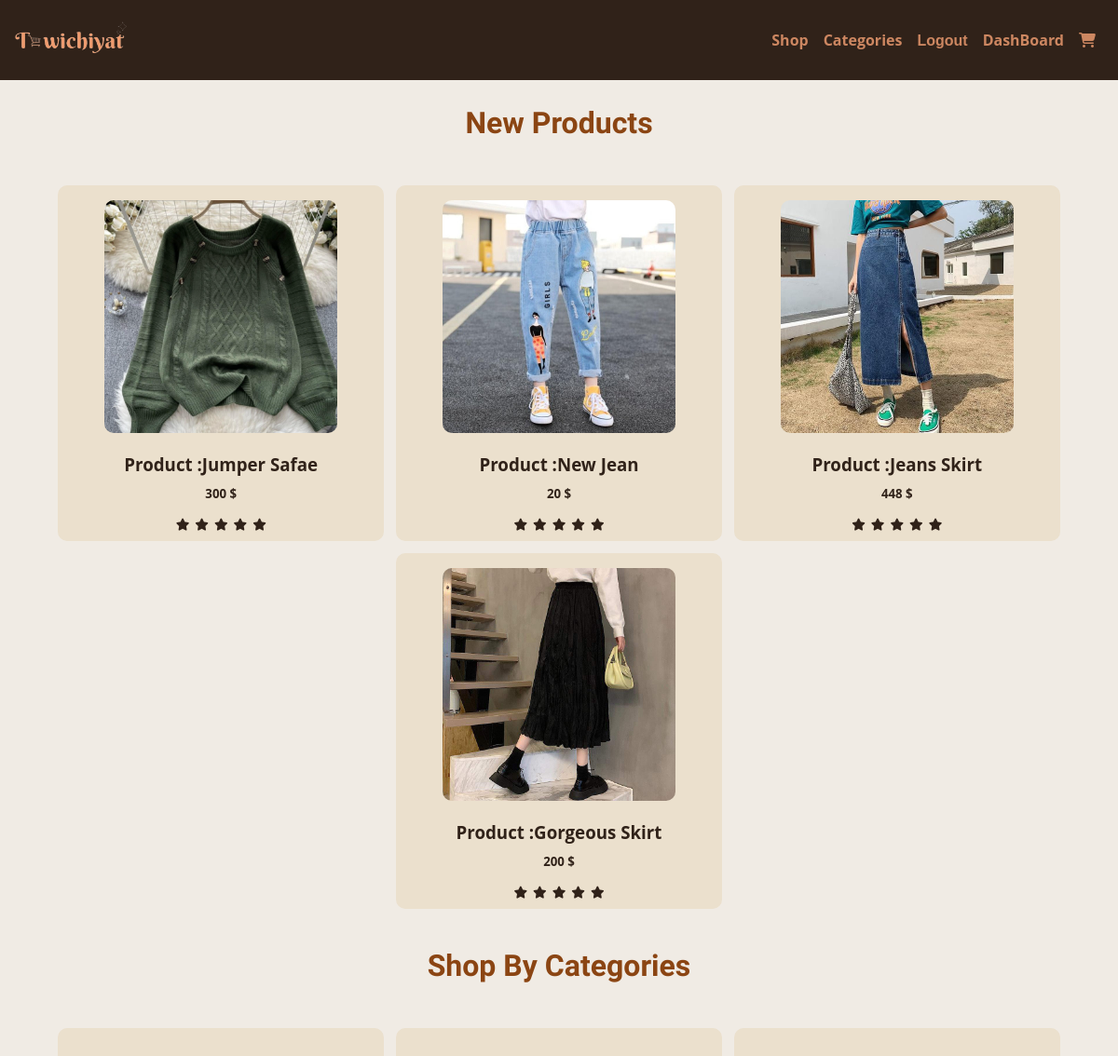
The app's page /Store/home/ (signed in, upper part), older data.
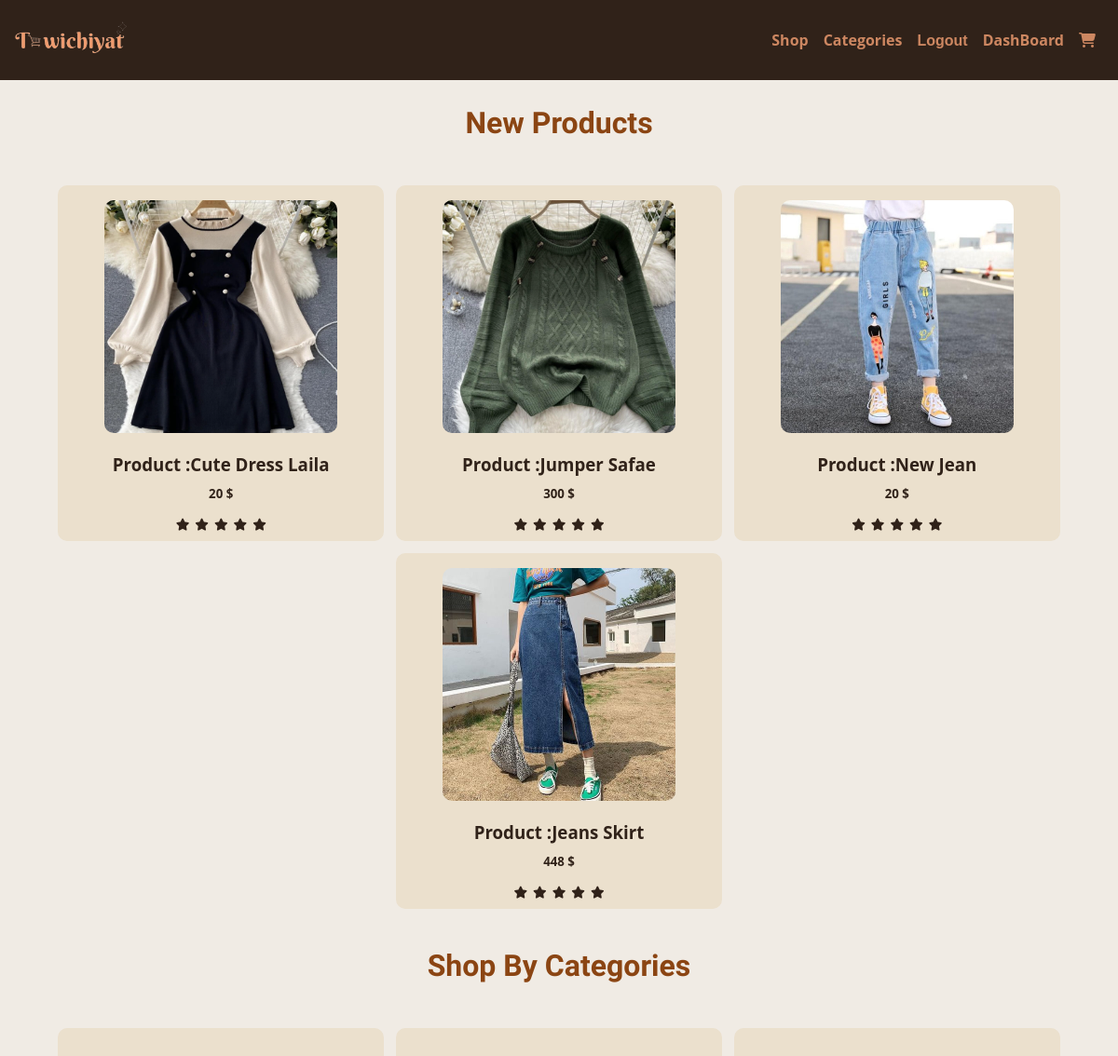
The same page, newer data.
### userP/models.py (models this page shows, shortened)
class Profile(models.Model):
    Women = 'Women'
    Men = 'Men'
    GENDER_CHOICES = (
        (Women, 'Women'),
        (Men, 'Men')
    )
    user = models.OneToOneField(User, related_name='userprofile', on_delete=models.CASCADE)
    is_vendor = models.BooleanField(default=False)
    address = models.CharField(max_length=150)
    phone_nbr = models.CharField(max_length=30)
    gender = models.CharField(max_length=50, choices=GENDER_CHOICES, default=Women)
    slugU =  models.SlugField(max_length=50,default=None)

### vendor_dashboard/models.py (models this page shows, shortened)
class Product(models.Model):
    name = models.CharField(max_length=25,default='Anonymous Product')
    type_p = models.CharField(max_length=25)
    price = models.IntegerField()
    size = models.CharField(max_length=4)
    color = models.CharField(max_length=25)
    description = models.TextField(max_length=400)
    image = models.ImageField(default='default.png', blank=True)
    date = models.DateTimeField(default=datetime.datetime.now, editable=False)
    quantity = models.IntegerField(default=1)
    author = models.ForeignKey(User , null=True, on_delete=models.CASCADE)
    status = models.CharField(max_length=14 , default="Available")

### Store/views.py (the view)
def shop_now(request):
    current_user = request.user
    if current_user.is_anonymous :
       products = Product.objects.all().order_by('date')
    else :
       products = Product.objects.all().order_by('date').exclude(author=current_user)
    latest_products=[]
    if len(products)>=5:
        for i in range(len(products)-1,0,-1):
            if len(latest_products)<4:
                latest_products.append(products[i])
            else:
                break
    collections = Collection.objects.all()
    return render(request,'Store/home.html',{'collections':collections,'products':latest_products})

### Store/context_processors.py (called while the page is built)
def collectionslist(request):
    return {'collectionslist':Collection.objects.filter()}

### Store/models.py (called while the page is built)
    def __str__(self):
        return self.name

### userP/context_processors.py (called while the page is built)
def profiles(request):
    return {'profiles':Profile.objects.all()}

### Store/templates/Store/home.html (shortened to what this page needs)
{% extends 'base_layout.html' %}
{%load static %}
{% block content %}
		<h2 class="shop-titles">New Products</h2>
		<section class="new-products-list">
			{% for product in products %}
				<a class="product" onclick="showProductModal('{{ product.name }}', '{{ product.price }}', '{{ product.image.url }}','{{ product.quantity }}','{{ product.description }}','{{ product.size }}','{{ product.id }}')">
						<img src="{{ product.image.url }}"  alt="product image ">
						<h3>Product :{{ product.name}}</h3>
						<h5>{{ product.price}} $</h5>
						<ul class="list-review">
							<li><i class="fa fa-star checkes"></i></li>
							<li><i class="fa fa-star checkes"></i></li>
							<li><i class="fa fa-star checkes"></i></li>
							<li><i class="fa fa-star "></i></li>
							<li><i class="fa fa-star "></i></li>
						</ul>
				</a>
			{% endfor %}
		</section>
		<h2 class="shop-titles">Shop By Categories</h2>
		<section class="categories-container-list">
			{% for collection in collections %}
			<div class="categorie">
					<a class="row1" href="{% url 'Store:product_category' category_id=collection.id %}">
				  	</a>
			</div>
			{% endfor %}
		</section>
{% endblock  %}

### templates/base_layout.html (shortened to what this page needs)
{% load static%}
<!DOCTYPE html>
<html lang="en">
<head>
    <link rel="stylesheet" href="{% static 'styles.css'%}">
</head>
<body>
    <header class="header">
        <div class="logo-container">
          <a href="{% url 'home'%}"> <img src="{% static 'logo.png' %}" alt="logoImg"></a>
        </div>
        <nav class="nav-bar">
            <ul>
                <li class="nav-elt"><a href="{% url 'Store:shopnow' %}"><span class="hidden"> </span><span class="text-hidden">Shop</span></a></li>
                <li class="nav-elt" id="categoriesnav">
                    <a href="#"><span class="hidden"></span><span class="text-hidden">Categories</span></a>
                </li>
                {% if user.is_authenticated %}
                    <form action="{% url 'userP:logout' %}" class="logout-link" method="POST">
                        <button type="submit" class="nav-elt"><span class="hidden"></span><span class="text-hidden">Logout</span></button>
                    </form>
                    {% for p in profiles %}
                         {% if p.user == user %}
                            {% if p.is_vendor %}
                                <li class="nav-elt"><a href="{% url 'vendor_dashboard:dashboard'%}"><span class="hidden"></span><span class="text-hidden">DashBoard</span></a></li>
                            {% else %}
                                <li class="nav-elt"><a href=""><span class="hidden"><i class="fa-sharp fa-regular fa-heart" style="color: #CD8761;"></i></span><span class="text-hidden">WatchList</span></a></li>
                            {% endif %}
                        {% endif %}
                    {% endfor %}
                {% else %}
                   <li class="nav-elt"><a href="{% url 'userP:login'%}"><span class="hidden"><i class="fa-solid fa-user" style="color: #CD8761;"></i></span><span class="text-hidden">LogIn</span></a></li>
                {% endif %}
                <li class="nav-elt rounded-cart" ><a href="#"><span><i class="fa-solid fa-cart-shopping" style="color: #CD8761;"></i></span></a></li>
            </ul>
        </nav>
    </header>
    {% block content%}
    {% endblock%}
</body>
</html>

Row changes from the older to the newer data that the page shows:
no longer on this page (row edited): Product: image (picture), name "Gorgeous Skirt", price "200"
added Product: image (picture), name "Cute Dress Laila", price "20"
